Frame 1 (no input): blank canvas, image omitted
Frame 60 (the mouse pressed at the canvas centre just before this capture): blank canvas, image omitted
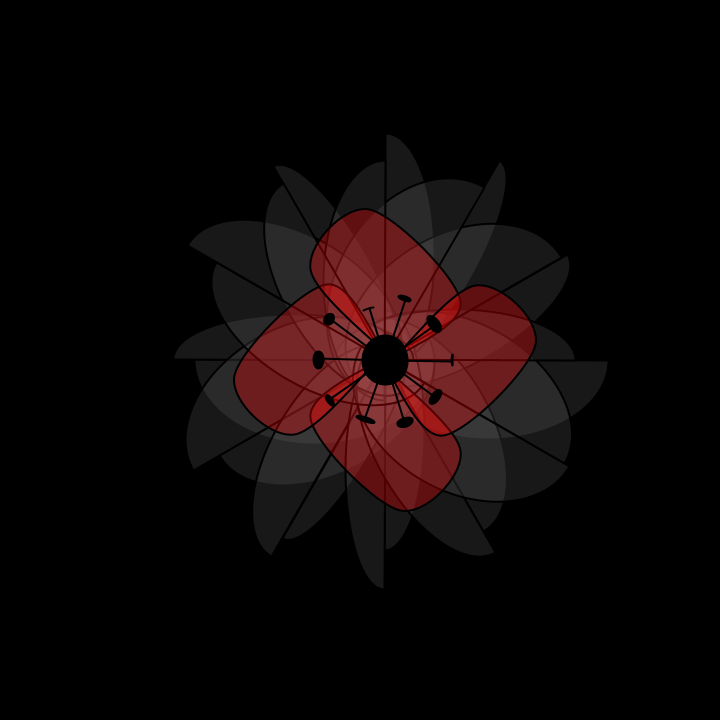
Frame 120 (the mouse held since frame 60 and released just before this capture)

The Processing sketch whose frames 1 and 60 were blank and that drew this single picture after the mouse press (run headless with seeded random() and noise(); from frame 60 on, the mouse is pressed at the canvas centre):

// Processing sketch: processing_136948
// ── processing_136948.pde



void setup(){
  size(720,720);
 colorMode(RGB);
  smooth();
  noFill();
  background(0);

  stroke(0);

  strokeWeight(3);
 // point(width/2, height/2);
  ellipseMode(CENTER);

   
}


void draw() {
 if (mousePressed == true) {
   background(0);
   drawArcs();
   drawShapes();
   drawCircle();
  } 
}

// draw dark leaves in background made of arcs
void drawArcs(){
  
 // println(CHORD);
  
  fill(100,60);
  pushMatrix();
  translate(width/2 + 25 , height/2);
  for(int i = 360; i >0 ; i-=30  ){
      pushMatrix();
      rotate(radians(i) );
      strokeWeight(2);
      arc(90 + random(20), 0, 240 , 60 + random(120) , 0, PI, 2);
      arc(-90 + random(20), 0, 240, 60 + random(120), 0, PI, 2);
      popMatrix();
   }
    popMatrix();
}

//draw the satellite shape in the middle
void drawCircle(){
  pushMatrix();
  translate(width/2 + 25 , height/2);
  fill(0);

  // draw spokes and outer balls
   for(int i = 360; i >0 ; i-=36  ){
      pushMatrix();
      rotate(radians(i) );
      strokeWeight(2);
      float tDist = random(20) + 50;
      line(0,0,tDist,1);
      ellipse(tDist,0, random(10),random(10) + 10);
      popMatrix();
   }
    ellipse(0,0,random(30) + 20,random(30) + 20);
    rotate(radians(random(360)) );
    popMatrix(); 
}

// draw red shapes next to satellite
void drawShapes(){

  pushMatrix();
  translate(width/2 - 50, height/2);

  float tRandom1 = 50 + random(50);
  float tRandom2 = 50 + random(50);
  float tRandom3 = 50 + random(50);

  for( int i = 0; i < 4; i++) {
   
  pushMatrix();
  beginShape();
  float startpoint = tRandom1;
  if ( i == 0){
      noFill();
  } else if ( i == 1){
    translate(75, -75);
    noFill();
  }else if ( i == 2){
    translate(150, 0);
     noFill();
  } else{
    translate(75, 75);
    noFill();
  }
  
  rotate(radians(i * 90) ); 
  curveVertex(tRandom1,0);
  curveVertex(tRandom1,0);
 
  curveVertex(150, tRandom2);
  curveVertex( tRandom2,150);
  curveVertex(0,tRandom3);
  
  
  curveVertex(startpoint,0);
  curveVertex(startpoint,0);
  fill(255, 0, 0,80);
  endShape();
  popMatrix(); 
  }
   popMatrix();    
}
